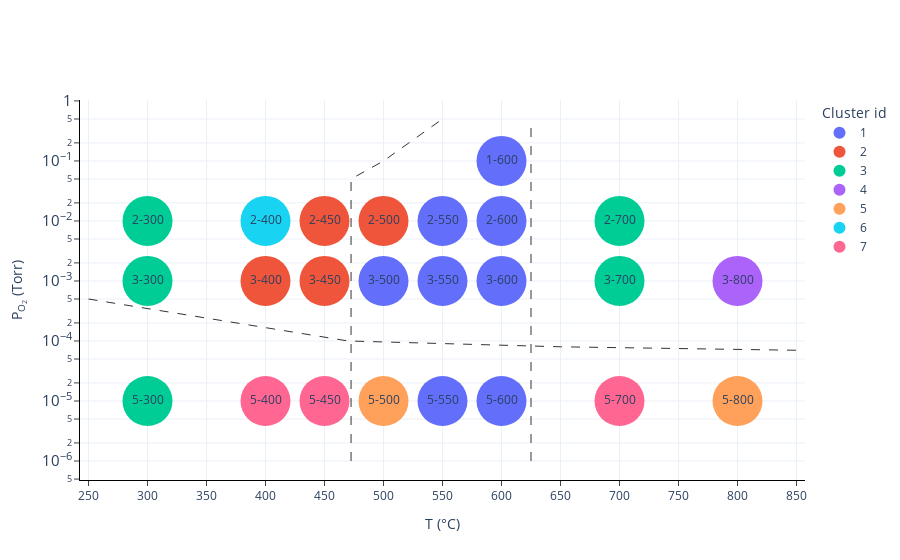

Here is the notebook cell this chart was saved with:
### Code cell
labels = hie_labels
probs = 50

fig = go.Figure()

for l in np.unique(labels):
    mask = np.where(labels == l)[0]    
    fig.add_trace(
        go.Scatter(
            x=np.array(x)[mask],
            y=np.array(y)[mask],
            mode='markers',
            marker=go.scatter.Marker(size=probs),
            name=f"{l+1}"
    ))

fig.add_trace(
    go.Scatter(
        x=np.array(x),
        y=np.array(y),
        text = np.array(name),
        showlegend=False,
        mode="text"
    )    
)
    
for i in range(1, 1+len(xrd_overlay.values())):
    color = plotly.express.colors.qualitative.Dark2[i]
    color = color.replace("rgb", "rgba")
    color = color[:-1] + ", 0.1)"
    
    fig.add_trace(
        go.Scatter(
            showlegend=False,
            x=xrd_overlay[f'line{i}']['x'],
            y=xrd_overlay[f'line{i}']['y'],
#             fill='tonexty',
#             fillcolor=color,
#             mode="none"
            line={"color":"black", "width":1, "dash":"dash"},
            opacity=0.8,
            mode="lines",
        )) # fill down to xaxis
    
    fig.update_layout(
        showlegend=True,
        template="plotly_white",
        legend=go.layout.Legend(itemsizing='constant', title="Cluster id"),
        xaxis = dict(
            tickmode = 'linear',        
            tick0 = 300,
            dtick = 50,
            ticks="outside",
    #         mirror = True,
            showline=True,
            linewidth=1, linecolor='black'        
        ),
        yaxis = dict(
            ticks="outside",
    #         mirror = True,       
            showline=True,
            linewidth=1, linecolor='black'        
        )
    )
    
    
    fig.update_yaxes(title="P<sub>O<sub>2</sub></sub> (Torr)", type='log', exponentformat="power")
    fig.update_xaxes(dtick=50, title="T (°C)")
fig

### Figure 1 — Plotly figure (JSON) as saved in the notebook; plotly's stock layout.template omitted (floating-point values rounded to 4 significant figures)
{"data": [{"marker": {"size": 50}, "mode": "markers", "name": "1", "type": "scatter", "x": [500, 600, 600, 600, 550, 550, 600, 550], "y": [0.001, 0.001, 0.01, 0.1, 0.001, 1e-05, 1e-05, 0.01]}, {"marker": {"size": 50}, "mode": "markers", "name": "2", "type": "scatter", "x": [400, 450, 500, 450], "y": [0.001, 0.001, 0.01, 0.01]}, {"marker": {"size": 50}, "mode": "markers", "name": "3", "type": "scatter", "x": [700, 700, 300, 300, 300], "y": [0.001, 0.01, 0.001, 0.01, 1e-05]}, {"marker": {"size": 50}, "mode": "markers", "name": "4", "type": "scatter", "x": [800], "y": [0.001]}, {"marker": {"size": 50}, "mode": "markers", "name": "5", "type": "scatter", "x": [500, 800], "y": [1e-05, 1e-05]}, {"marker": {"size": 50}, "mode": "markers", "name": "6", "type": "scatter", "x": [400], "y": [0.01]}, {"marker": {"size": 50}, "mode": "markers", "name": "7", "type": "scatter", "x": [700, 400, 450], "y": [1e-05, 1e-05, 1e-05]}, {"mode": "text", "showlegend": false, "text": ["5-700", "5-500", "5-800", "3-800", "3-500", "3-700", "2-700", "3-600", "2-600", "1-600", "3-550", "5-550", "5-600", "2-550", "5-400", "3-400", "5-450", "3-450", "2-500", "2-450", "2-400", "3-300", "2-300", "5-300"], "type": "scatter", "x": [700, 500, 800, 800, 500, 700, 700, 600, 600, 600, 550, 550, 600, 550, 400, 400, 450, 450, 500, 450, 400, 300, 300, 300], "y": [1e-05, 1e-05, 1e-05, 0.001, 0.001, 0.001, 0.01, 0.001, 0.01, 0.1, 0.001, 1e-05, 1e-05, 0.01, 1e-05, 0.001, 1e-05, 0.001, 0.01, 0.01, 0.01, 0.001, 0.01, 1e-05]}, {"line": {"color": "black", "dash": "dash", "width": 1}, "mode": "lines", "opacity": 0.8, "showlegend": false, "type": "scatter", "x": [472.5, 472.5, 472.5, 500, 550], "y": [1e-06, 0.0001, 0.05, 0.1, 0.5]}, {"line": {"color": "black", "dash": "dash", "width": 1}, "mode": "lines", "opacity": 0.8, "showlegend": false, "type": "scatter", "x": [625, 625, 625, 625], "y": [1e-06, 8e-05, 0.01, 0.5]}, {"line": {"color": "black", "dash": "dash", "width": 1}, "mode": "lines", "opacity": 0.8, "showlegend": false, "type": "scatter", "x": [250, 470, 650, 850], "y": [0.0005, 0.0001, 8e-05, 7e-05]}], "layout": {"legend": {"itemsizing": "constant", "title": {"text": "Cluster id"}}, "showlegend": true, "xaxis": {"dtick": 50, "linecolor": "black", "linewidth": 1, "showline": true, "tick0": 300, "tickmode": "linear", "ticks": "outside", "title": {"text": "T (°C)"}}, "yaxis": {"exponentformat": "power", "linecolor": "black", "linewidth": 1, "showline": true, "ticks": "outside", "title": {"text": "P<sub>O<sub>2</sub></sub> (Torr)"}, "type": "log"}}}
